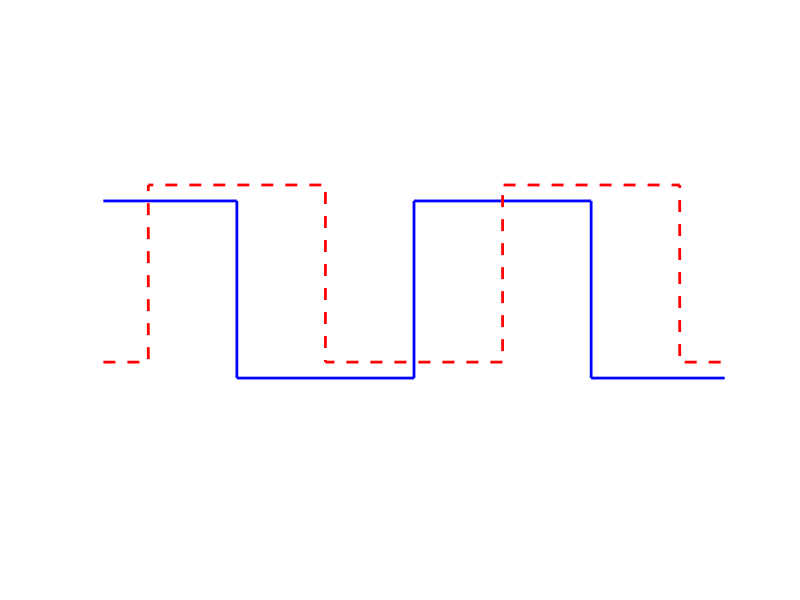
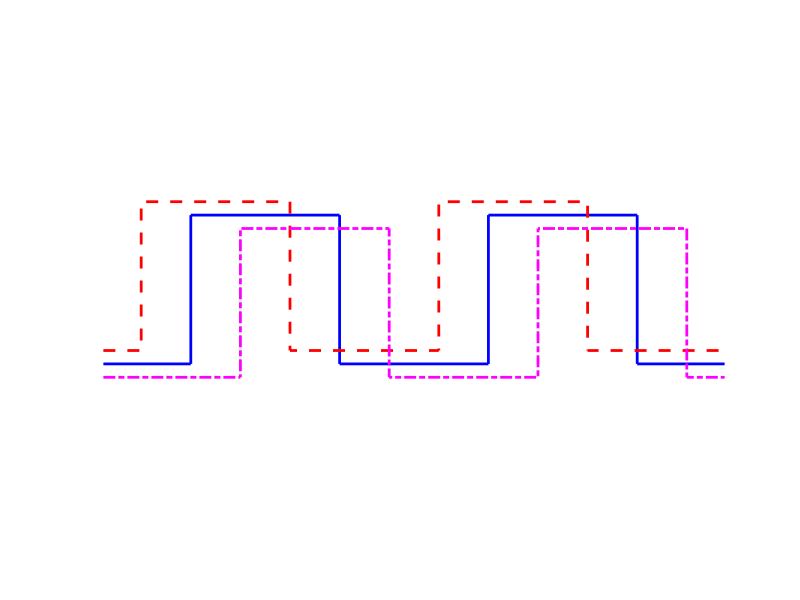

Here is the MATLAB script that generated these plots, in order:
% script plot_encoder_signals
% Plot the signals from quadrature (AB) and commutation (UVW) encoders
% Copyright 2021 by Thomas Bewley, distributed under Modified BSD License.

figure(1); clf
plot([0 1 1 2 2 3 3 4 4 5 5 6 6 7],[1 1 0 0 1 1 0 0 1 1 0 0 1 1],'b-','LineWidth',2);
hold on, axis([0.25 3.75 -0.5 1.5]), axis equal, axis off, 
plot(-0.5+[0 1 1 2 2 3 3 4 4 5 5 6 6 7],0.09+[0 0 1 1 0 0 1 1 0 0 1 1 0 0],'r--','LineWidth',2)
% print -depsc quad_encoder_signals

figure(2); clf
plot(-1+[0 1 1 2 2 3 3 4 4 5 5 6 6 7],[1 1 0 0 1 1 0 0 1 1 0 0 1 1],'b-','LineWidth',2);
hold on, axis([2.5/6 27.5/6 -0.5 1.5]), axis equal, axis off,
plot(-1/3+[0 1 1 2 2 3 3 4 4 5 5 6 6 7],0.09+[0 0 1 1 0 0 1 1 0 0 1 1 0 0],'r--','LineWidth',2)
plot(1/3+[0 1 1 2 2 3 3 4 4 5 5 6 6 7],-0.09+[0 0 1 1 0 0 1 1 0 0 1 1 0 0],'m-.','LineWidth',2)
% print -depsc UVW_encoder_signals
